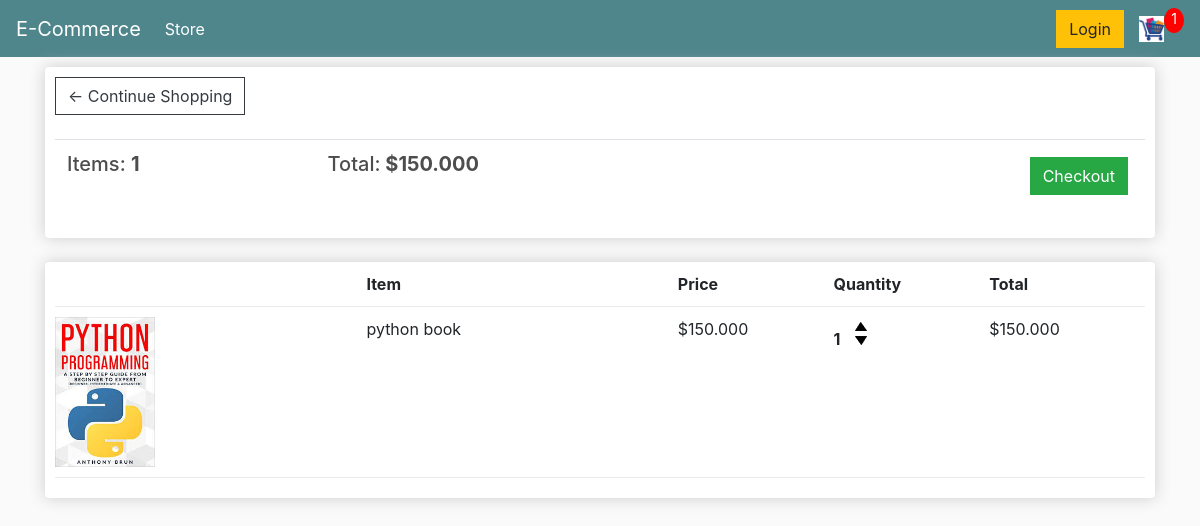
Screenshot of /website/cart/ (signed in) with the database file from the repository.
### store/models.py (models this page shows, shortened)
class Order(models.Model):
	customer = models.ForeignKey(Customer, on_delete=models.SET_NULL, null=True, blank=True)
	date_ordered = models.DateTimeField(auto_now_add=True)
	complete = models.BooleanField(default=False)
	transaction_id = models.CharField(max_length=100, null=True)
	@property
	def get_cart_total(self):
		orderitems=self.orderitem_set.all()
		total=sum([item.get_total for item in orderitems])
		return total
	@property
	def get_cart_items(self):
		orderitems=self.orderitem_set.all()
		total=sum([item.quantity for item in orderitems])
		return total

class OrderItem(models.Model):
	product = models.ForeignKey(Product, on_delete=models.SET_NULL, null=True)
	order = models.ForeignKey(Order, on_delete=models.SET_NULL, null=True)
	quantity = models.IntegerField(default=0, null=True, blank=True)
	date_added = models.DateTimeField(auto_now_add=True)
	@property
	def get_total(self):
		total=self.product.price * self.quantity
		return total

class Product(models.Model):
    name=models.CharField(max_length=200)
    price=models.DecimalField(max_digits=7,decimal_places=3)
    image=models.ImageField(null=True,blank=True)
    digital=models.BooleanField(default=False,null=True,blank=True)
    @property
    def imageURL(self):
        try:url=self.image.url
        except:url=''
        return url

### store/views.py (the view)
# urls.py: path('cart/',views.cart, name='cart'),
def cart(request):
    data=cartData(request)
    cartItems=data['cartItems']
    order=data['order']
    items=data['items']
    d={'items':items,'order':order,'cartItems':cartItems}
    return render(request,'cart.html',d)

### store/utils.py (called while the page is built)
def cartData(request):
    if(request.user.is_authenticated):
        customer=request.user.customer
        order,created=Order.objects.get_or_create(customer=customer,complete=False)
        items=order.orderitem_set.all()
        cartItems=order.get_cart_items
    else:
        cookieData=cookieCart(request)
        cartItems=cookieData['cartItems']
        order=cookieData['order']
        items=cookieData['items']
    return {'cartItems':cartItems,'order':order,'items':items}

### templates/cart.html
{% extends 'main.html' %}
{% load static %}
{% block content %}
	<div class="row">
		<div class="col-lg-12">
			<div class="box-element">
				<a  class="btn btn-outline-dark" href="{% url 'store' %}">&#x2190; Continue Shopping</a>
				<br>
				<br>
				<table class="table">
					<tr>
						<th><h5>Items: <strong>{{order.get_cart_items}}</strong></h5></th>
						<th><h5>Total:<strong> ${{order.get_cart_total}}</strong></h5></th>
						<th>
							<a  style="float:right; margin:5px;" class="btn btn-success" href="{% url 'checkout' %}">Checkout</a>
						</th>
					</tr>
				</table>
			</div>
			<br>
			<div class="box-element">
				<div class="cart-row">
					<div style="flex:2"></div>
					<div style="flex:2"><strong>Item</strong></div>
					<div style="flex:1"><strong>Price</strong></div>
					<div style="flex:1"><strong>Quantity</strong></div>
					<div style="flex:1"><strong>Total</strong></div>
				</div>
				{% for item in items %}
				<div class="cart-row">
					<div style="flex:2"><img class="row-image" src="{{item.product.imageURL}}"></div>
					<div style="flex:2"><p>{{item.product.name}}</p></div>
					<div style="flex:1"><p>${{item.product.price}}</p></div>
					<div style="flex:1">
						<p class="quantity">{{item.quantity}}</p>
						<div class="quantity">
							<img data-product={{item.product.id}} data-action="add" class="chg-quantity update-cart" src="{% static  'images/uparrow.png' %}">
							<img data-product={{item.product.id}}   data-action="remove" class="chg-quantity update-cart" src="{% static  'images/downarrow.png' %}">
						</div>
					</div>
					<div style="flex:1"><p>${{item.get_total}}</p></div>
				</div>
				{% endfor %}
			</div>
		</div>
	</div>
{% endblock content %}

### static/css/main.css (style rules this page uses)
body { background-color:lightblue; }
body { background-color: hsl(0, 0%, 98%); }
h1,h2,h3,h4,h5,h6 { color:hsl(0, 0%, 30%); }
.box-element { box-shadow:hsl(0, 0%, 80%) 0 0 16px; background-color: #fff; border-radius: 4px; padding: 10px; }
.col-lg-4, .col-lg-6, .col-lg-8, .col-lg-12 { margin-top: 10px; }
.btn { border-radius: 0; }
.row-image { width: 100px; }
.cart-row { display: flex; align-items: flex-stretch; padding-bottom: 10px; margin-bottom: 10px; border-bottom: 1px solid #ececec; }
.quantity { display: inline-block; font-weight: 700; padding-right:10px; }
.chg-quantity { width: 12px; cursor: pointer; display: block; margin-top: 5px; transition:.1s; }

### rows the page displays
Order: get_cart_items "1", get_cart_total "150.000"
OrderItem: product.imageURL (picture), product.name "python book", product.price "150.000", quantity "1", get_total "150.000"

### other values shown
{{ cartItems }} "1"
